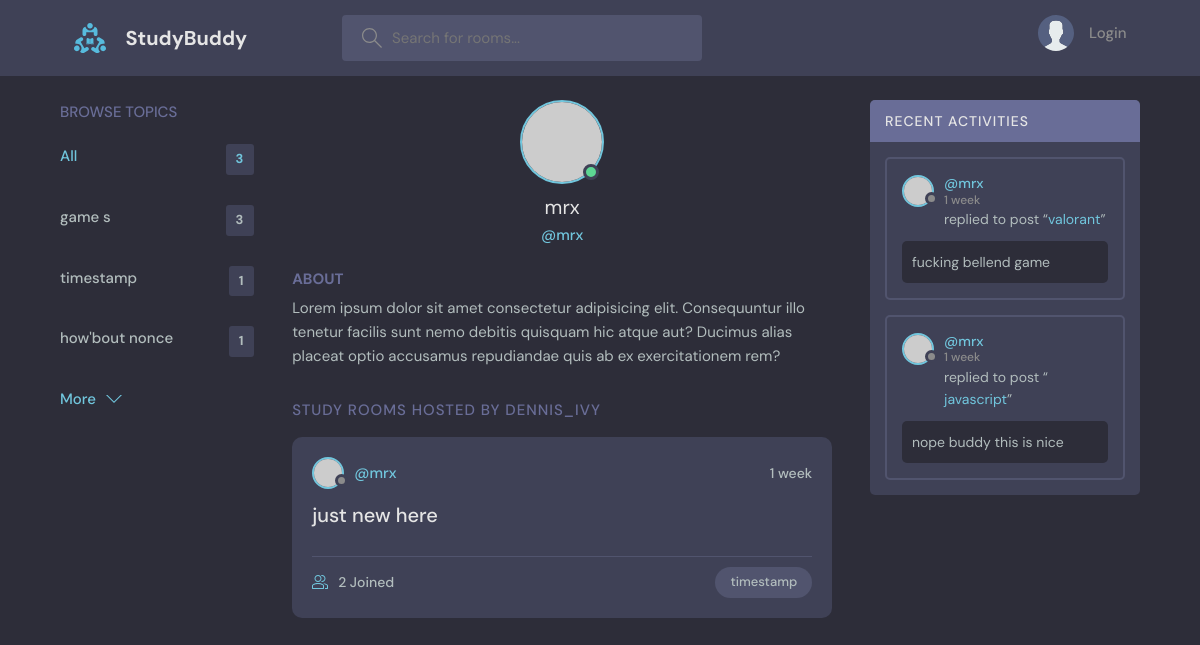
Before: /profile/2/ with the older database file.
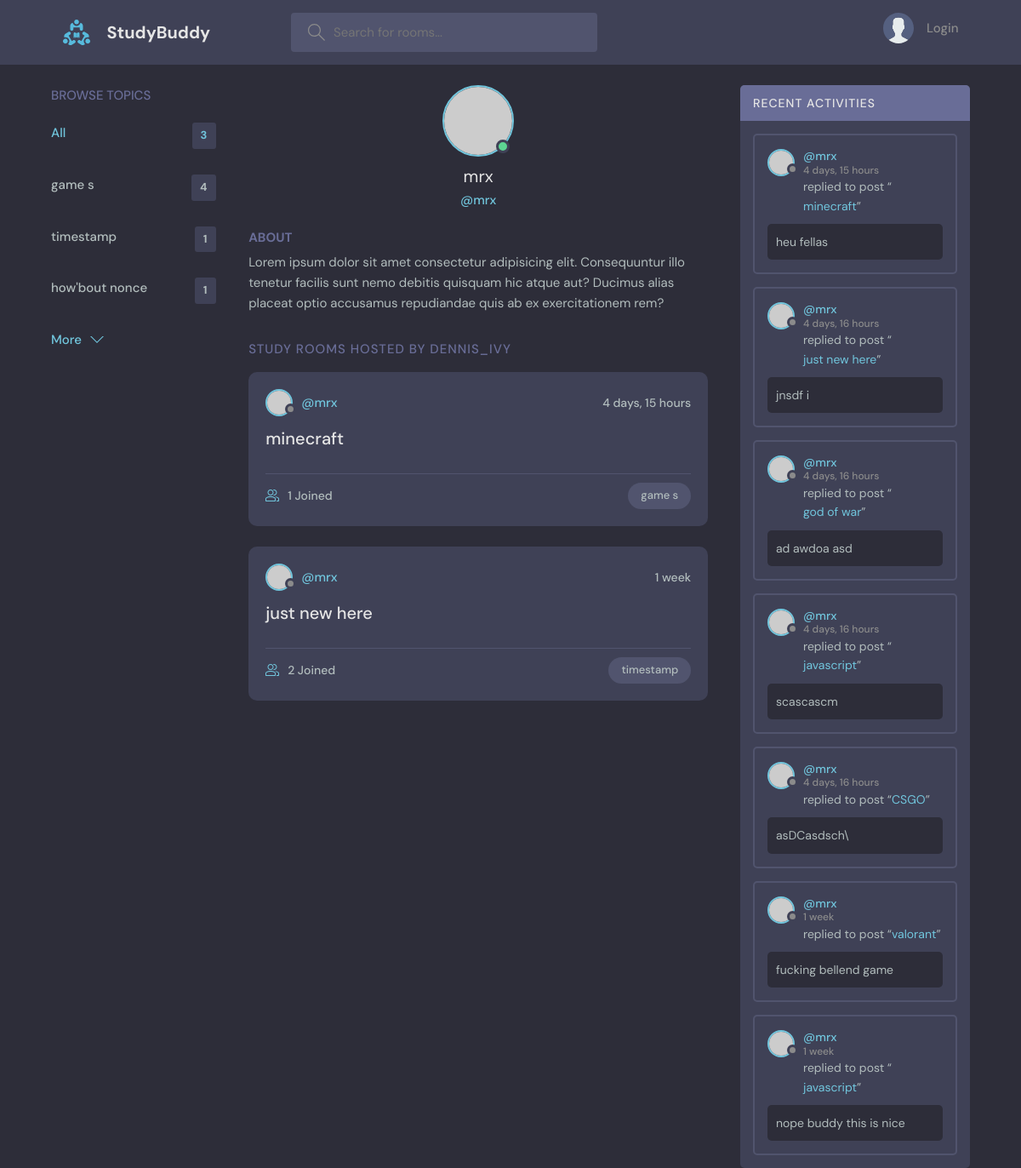
After: the same page with the newer database file.
### base/models.py (models this page shows, shortened)
class Topic(models.Model):
    name = models.CharField(max_length=200)

class Room(models.Model):
    host = models.ForeignKey(User, null=True, on_delete=models.SET_NULL)
    topic = models.ForeignKey(Topic, null=True, on_delete=models.SET_NULL)
    name = models.CharField(max_length=200)
    description = models.TextField(null=True, blank=True)
    participants=models.ManyToManyField(User,related_name='participants',blank=True)
    updated = models.DateTimeField(auto_now=True)
    created = models.DateTimeField(auto_now_add=True)
    def __str__(self):
        return self.name
    class Meta:
        ordering = ['-updated', 'created']

class Message(models.Model):
    user = models.ForeignKey(User, on_delete=models.CASCADE)
    room = models.ForeignKey(Room, on_delete=models.CASCADE)
    body = models.TextField()
    updated = models.DateTimeField(auto_now=True)
    created = models.DateTimeField(auto_now_add=True)
    def __str__(self):
        return self.body[0:50]
    class Meta:
        ordering = ['-updated', 'created']

### base/views.py (the view)
# urls.py: path('profile/<str:pk>/',views.user_profile,name='user_profile'),
def user_profile(request,pk):
    user=models.User.objects.get(id=pk)
    room_messages=user.message_set.all()
    topics=models.Topic.objects.all()
    rooms=user.room_set.all()
    context={'user':user,'rooms':rooms,'room_messages':room_messages,'topics':topics}
    return render(request,'base/profile.html',context)

### base/templates/base/profile.html (shortened to what this page needs)
{% extends 'main.html' %}
 {% block Content %}
  <main class="profile-page layout layout--3">
    <div class="container">
      {% include 'base/topic_component.html' %}
      <div class="roomList">
        <div class="profile">
          <div class="profile__avatar">
            <div class="avatar avatar--large active">
              <img src="https://randomuser.me/api/portraits/men/11.jpg" />
            </div>
          </div>
          <div class="profile__info">
            <h3>{{user.username}}</h3>
            <p>@{{user.username}}</p>
          </div>
          <div class="profile__about">
            <h3>About</h3>
            <p>
              Lorem ipsum dolor sit amet consectetur adipisicing elit. Consequuntur illo tenetur
              facilis sunt nemo debitis quisquam hic atque aut? Ducimus alias placeat optio
              accusamus repudiandae quis ab ex exercitationem rem?
            </p>
          </div>
        </div>
        <div class="roomList__header">
          <div>
            <h2>Study Rooms Hosted by dennis_ivy</a>
            </h2>
          </div>
        </div>
        {% include 'base/feed_component.html' %}
      </div>
      {% include 'base/activity_component.html' %}
    </div>
  </main>
  {% endblock Content %}

### templates/main.html (shortened to what this page needs)
<!DOCTYPE html>
{% load static %}
<html lang="en">
  <head>
    <link rel="stylesheet" href="{% static 'styles/style.css' %}" />
  </head>
  <body>
    {% include 'nav.html' %}
    {% block Content %}
    {% endblock Content %}
  </body>
</html>

### templates/nav.html (shortened to what this page needs)
{% load static %}
<header class="header header--loggedIn">
  <div class="container">
    <a href="{% url 'home' %}" class="header__logo">
      <img src="{% static 'images/logo1.svg' %}"/>
      <h1>StudyBuddy</h1>
    </a>
    <form class="header__search" method='GET' action="{% url 'home' %}">
      <label>
        <input placeholder="Search for rooms..." name="q" />
      </label>
    </form>
    <nav class="header__menu">
      {% if request.user.is_authenticated %}
      <div class="header__user">
        <a href="{% url 'user_profile' pk=request.user.id %}">
          <div class="avatar avatar--medium active">
            <img src="https://randomuser.me/api/portraits/men/37.jpg" />
          </div>
          <p>{{request.user.username}}<span>@{{request.user.username}}</span></p>
        </a>
        <button class="dropdown-button">
          <svg version="1.1" xmlns="http://www.w3.org/2000/svg" width="32" height="32" viewBox="0 0 32 32">
            <title>chevron-down</title>
            <path d="M16 21l-13-13h-3l16 16 16-16h-3l-13 13z"></path>
          </svg>
        </button>
      </div>
      {% else %}
      <a href="{% url 'login' %}">
        <img src="{% static 'images/avatar.svg' %}" />
        <p>Login</p>
      </a>
      {% endif %}
    </nav>
  </div>
</header>

### base/templates/base/topic_component.html
<div class="topics">
    <div class="topics__header">
      <h2>Browse Topics</h2>
    </div>
    <ul class="topics__list">
      <li>
        <a href="{% url 'home' %}" class="active">All <span>{{ topics.count }}</span></a>
      </li>
      {% for topic in topics  %}
      <li>
        <a href="{% url 'home' %}?q={{topic.name}}">{{topic.name}} <span>{{ topic.room_set.all.count }}</span></a>
      </li>
      {% endfor %}
    </ul>
    <a class="btn btn--link" href="{% url 'topics' %}">
      More
      <svg version="1.1" xmlns="http://www.w3.org/2000/svg" width="32" height="32" viewBox="0 0 32 32">
        <title>chevron-down</title>
        <path d="M16 21l-13-13h-3l16 16 16-16h-3l-13 13z"></path>
      </svg>
    </a>
  </div>

### base/templates/base/feed_component.html (shortened to what this page needs)
{% for room in rooms %}
<div class="roomListRoom">
    <div class="roomListRoom__header">
      <a href="{% url 'user_profile' pk=room.host.id %}" class="roomListRoom__author">
        <div class="avatar avatar--small">
          <img src="https://randomuser.me/api/portraits/women/11.jpg" />
        </div>
        <span>@{{room.host.username}}</span>
      </a>
      <div class="roomListRoom__actions">
        <span>{{room.created|timesince}}</span>
      </div>
    </div>
    <div class="roomListRoom__content">
      <a href="{% url 'room' pk=room.id %}">{{room.name}}</a>
    </div>
    <div class="roomListRoom__meta">
      <a href="{% url 'room' pk=room.id %}" class="roomListRoom__joined">
        {{room.participants.all.count}} Joined
      </a>
      <p class="roomListRoom__topic">{{room.topic.name}}</p>
    </div>
  </div>
  {% endfor %}

### base/templates/base/activity_component.html (shortened to what this page needs)
<div class="activities">
    <div class="activities__header">
      <h2>Recent Activities</h2>
    </div>
    {% for msg in room_messages  %}
    <div class="activities__box">
      <div class="activities__boxHeader roomListRoom__header">
        <a href="{% url 'user_profile' pk=msg.user.pk %}" class="roomListRoom__author">
          <div class="avatar avatar--small">
            <img src="https://randomuser.me/api/portraits/women/11.jpg" />
          </div>
          <p>
            @{{msg.user}}
            <span>{{msg.created|timesince}}</span>
          </p>
        </a>
      </div>
      <div class="activities__boxContent">
        <p>replied to post “<a href="{% url 'room' pk=msg.room.id %}">{{msg.room}}</a>”</p>
        <div class="activities__boxRoomContent">
          {{msg}}
        </div>
      </div>
    </div>
    {% endfor %}
  </div>

Changed rows visible on the page:
computed for Topic "game s": room_set.all.count "3" → "4"
added Room: host.username "mrx", created "4 days, 15 hours", name "minecraft", participants.all.count "1", topic.name "game s"
added Message: user "mrx", created "4 days, 15 hours", room "minecraft", body "heu fellas"
added Message: user "mrx", created "4 days, 16 hours", room "just new here", body "jnsdf i"
added Message: user "mrx", created "4 days, 16 hours", room "god of war", body "ad awdoa asd"
added Message: user "mrx", created "4 days, 16 hours", room "javascript", body "scascascm"
added Message: user "mrx", created "4 days, 16 hours", room "CSGO", body "asDCasdsch\\"
